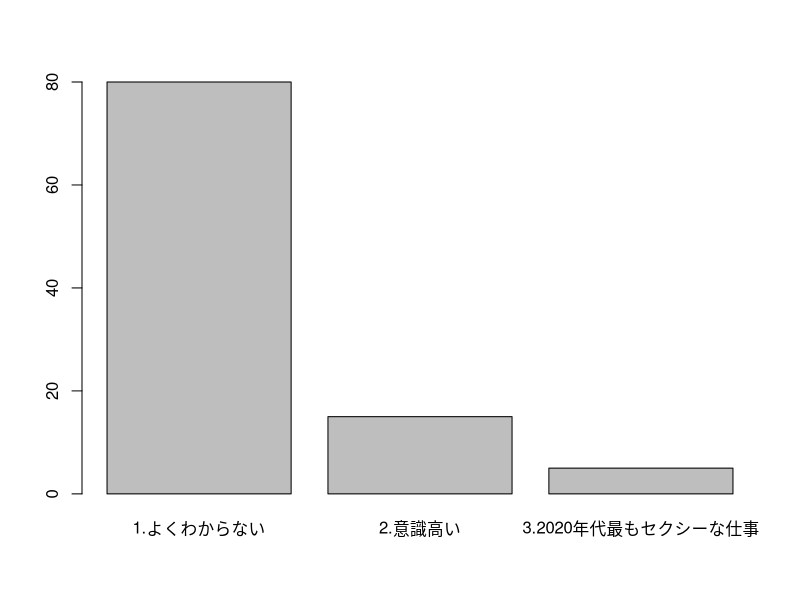

Generate this figure with R:
## ---- chunk 1
knitr::opts_chunk$set(echo = TRUE)
library(tidyverse)
datA <- data.frame(ID = c(1:100),date = c(100:199), Butsu = rep(c(1:5),20))
dat <- datA %>% 
  dplyr::group_by(ID, date) %>% 
  dplyr::summarise(count = n()) %>% 
  tidyr::spread(., key = date, value = count) %>% 
  dplyr::mutate_if(is.numeric, funs(replace(.,is.na(.),0))) %>% 
  dplyr::ungroup()
## ---- chunk 2
 x <- c(rep('1.よくわからない',80), rep('2.意識高い',15), rep('3.2020年代最もセクシーな仕事', 5))
 
 plot(as.factor(x))
## ---- chunk 3
dat[,1:10] %>% head
